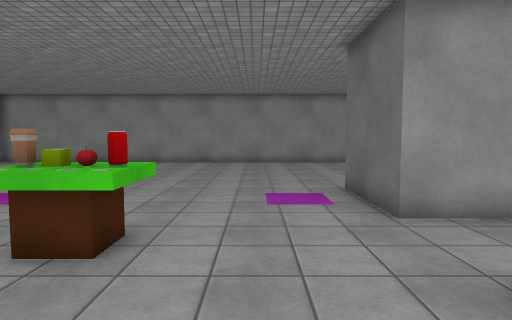
view 1 (above)

20 first-person views from a walk through a Unity game level. The camera is 1.5 m above the floor, tilts 4° down and sees 75° across. The floor is counted in squares, 1 m on a side. Each view is taken from the middle of a square. On the plan, view 1 faces up. The plan holds only what a view shows up to about 15 squares ahead; the rest is blank. The player is left out. Some surface patterns are stand-ins.

view 2
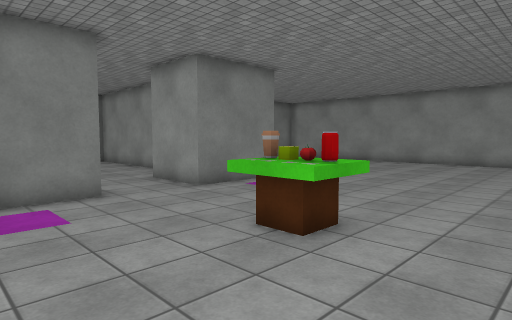

view 3
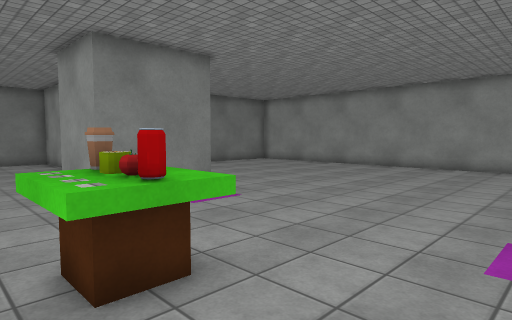

view 4
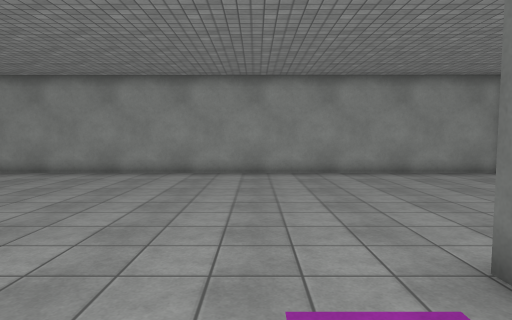

view 5
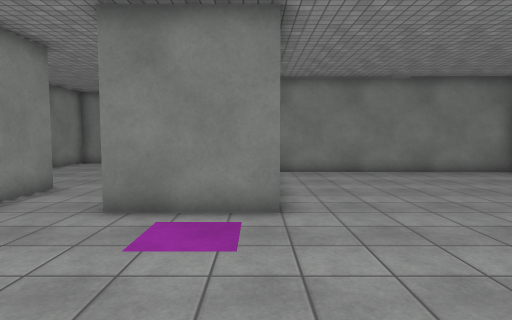

view 6
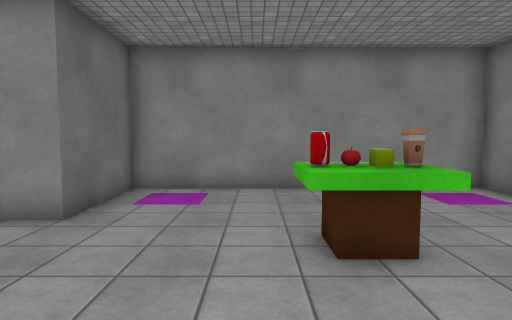

view 7
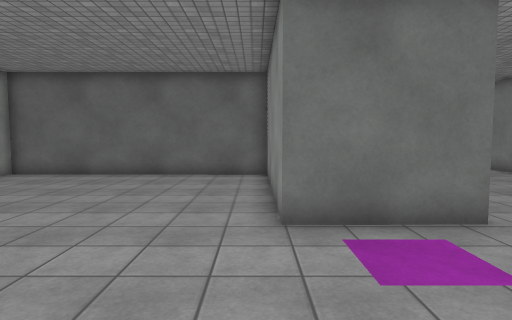

view 8
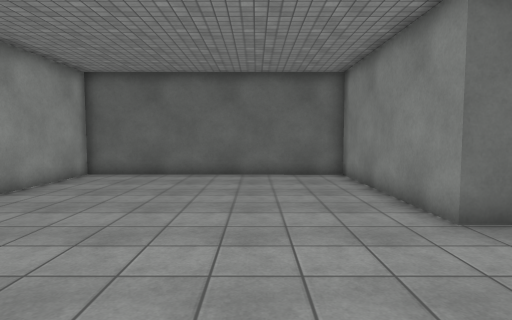

view 9
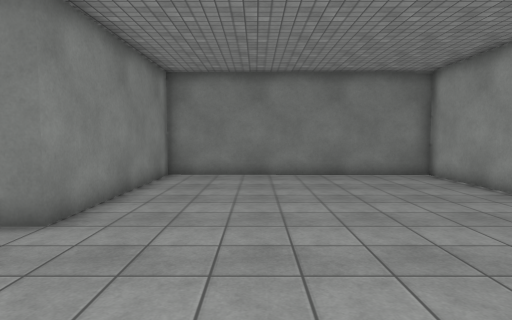

view 10
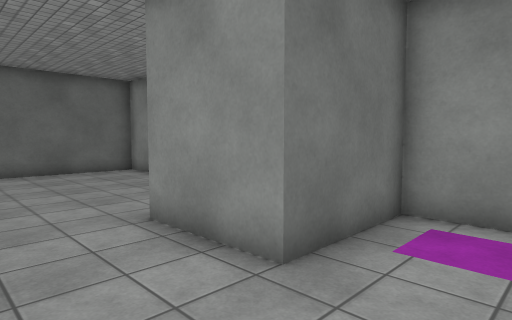

view 11
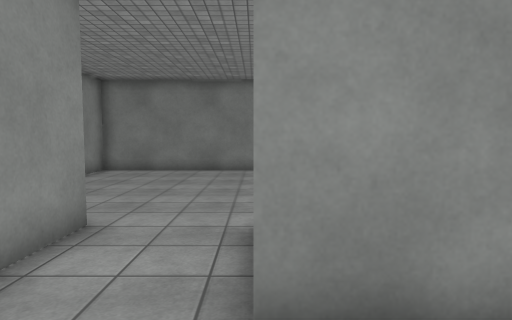

view 12
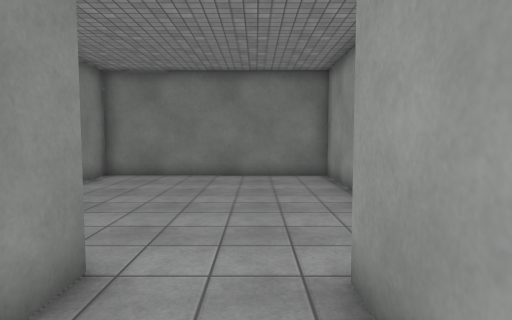

view 13
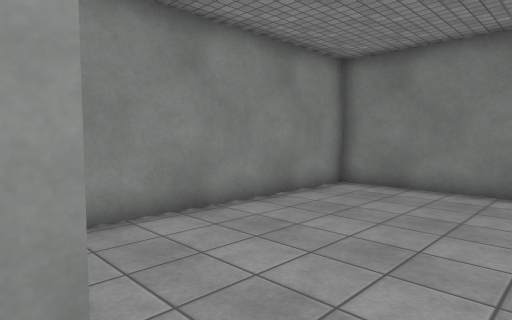

view 14
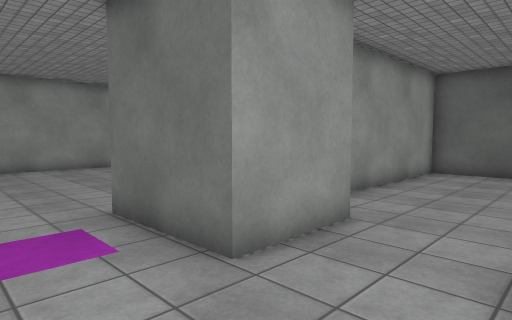

view 15
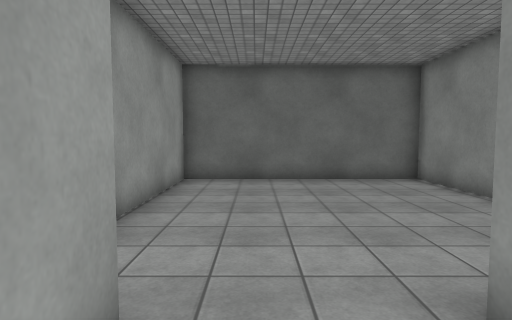

view 16
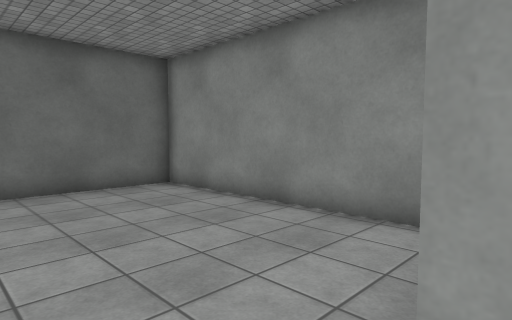

view 17
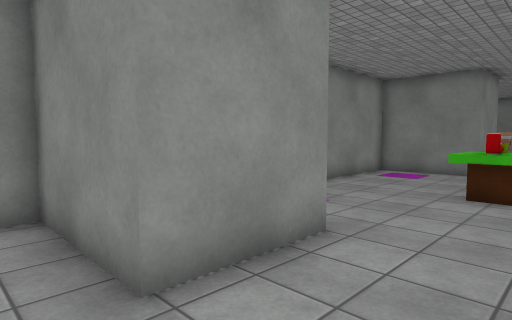

view 18
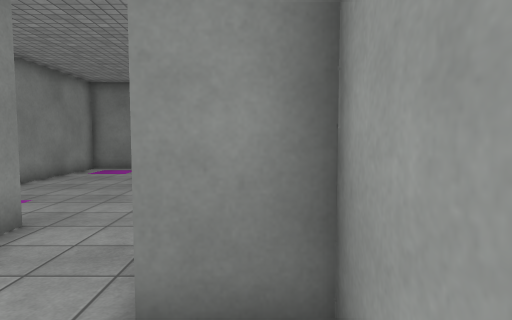

view 19
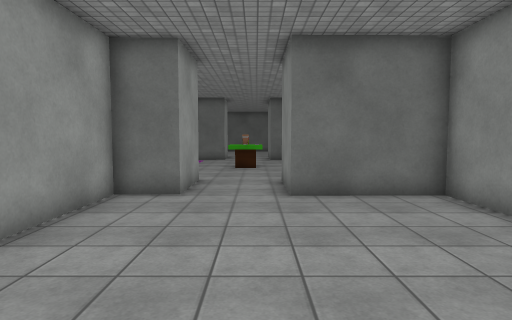

view 20
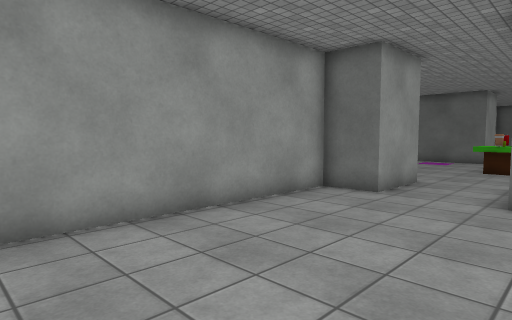

### Floor plan
Points are (right, up) in squares from view 1. A wall is a line through its corners. A room is listed if a view was taken in it or the views show most of it. See-through windows are left out.
Room 1 (views 1, 2, 3, 4, 5, 6, 7, 8, 9, 10, 11, 12, 14, 15, 16)
walls: (5.5, 6.1) (2.6, 6) (2.6, 9.5) (10.1, 9.5) (10.2, 19.7) (-15, 19.8) (-15.1, 9.6) (-7.5, 9.5) (-7.5, 5.9); (-7.5, 3.1) (-7.5, -0.6) (2.5, -0.5) (2.5, 3.1) (5.5, 3.1)
ways out: opening at (-7, 4.5) to room 2; opening at (5, 4.5) to room 3
objects: cup (-3, 4) to (-3, 5); other object (-2, 4); other object (-2, 5)
Room 2 (views 13, 19, 20)
walls: (-7.5, 5.9) (-10.4, 5.8) (-10.4, 7.7) (-19.8, 7.7) (-19.8, -0.7) (-10.6, -0.6) (-10.6, 3.1) (-7.5, 3.1)
ways out: opening at (-7, 4.5) to room 1
Room 3 (views 17, 18)
walls: (5.5, 3.1) (5.5, -0.8) (14.8, -0.8) (14.7, 7.6) (5.5, 7.6) (5.5, 6.1)
ways out: opening at (5, 4.5) to room 1

Positions as (right, up) in squares from view 1, and headings:
1: (0, 0), facing up
2: (1, 0), facing up-left
3: (1, 3), facing up-left
4: (0, 6), facing up
5: (-1, 9), facing left
6: (-1, 9), facing down
7: (-3, 10), facing right
8: (-3, 13), facing right
9: (-2, 13), facing left
10: (0, 6), facing down-right
11: (-5, 6), facing left
12: (-7, 5), facing left
13: (-10, 5), facing down-left
14: (0, 3), facing up-right
15: (3, 5), facing right
16: (5, 5), facing down-right
17: (7, 6), facing down-left
18: (8, 7), facing left
19: (-19, 4), facing right
20: (-19, 2), facing up-right
